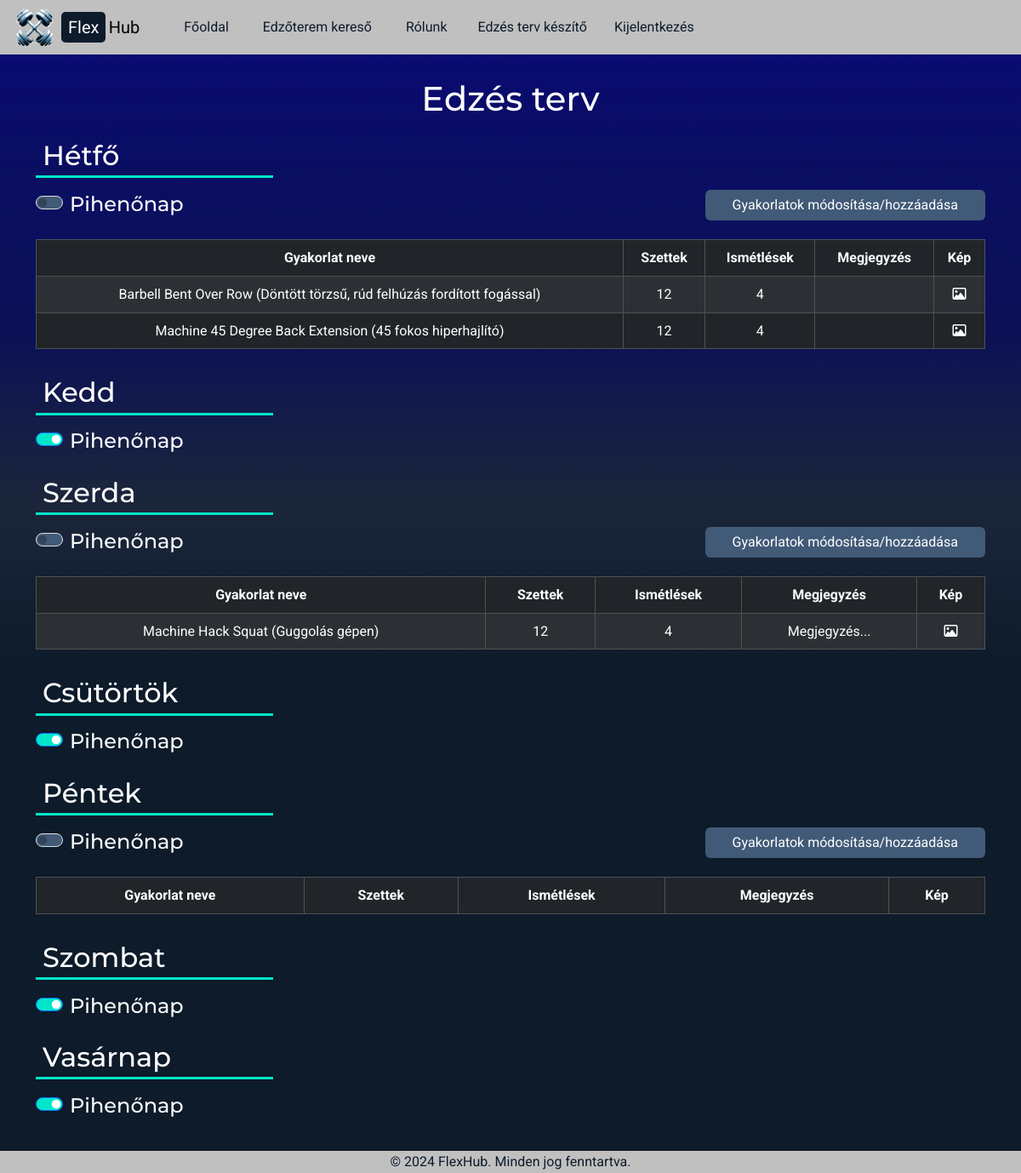
The app's page /premium-pump/ (signed in) with its own data.
### SweatCircus/models.py (models this page shows, shortened)
class Days(models.Model):
   name = models.CharField(max_length=250)
   class Meta:
      verbose_name_plural = 'Napok'

class WorkoutPlans(models.Model):
   userName = models.ForeignKey(User, on_delete=models.CASCADE)
   day = models.ForeignKey(Days, on_delete=models.CASCADE)
   muscleGroupName = models.ForeignKey(MuscleGroups, on_delete=models.CASCADE)
   exerciseName = models.ForeignKey(Exercises, on_delete=models.CASCADE)
   series = models.CharField(max_length=250)
   reps = models.CharField(max_length=250)
   comment = models.TextField(default="")
   class Meta:
      verbose_name_plural = 'Edzés tervek'

class Exercises(models.Model):
   name = models.CharField(max_length=250)
   muscle_group = models.ForeignKey(MuscleGroups, on_delete=models.CASCADE)
   image = models.ImageField(default="", blank=True)
   video = models.URLField()
   class Meta:
      verbose_name_plural = 'Gyakorlatok'
   def __str__(self):
      template = '{0.name}'
      return template.format(self)

### SweatCircus/views.py (the view)
# urls.py: path('premium-pump/', PremiumPump, name="PremiumPump"),
def PremiumPump(request):
   days = Days.objects.all()
   workoutPlans = WorkoutPlans.objects.all()
   restDays = [restDay.day.name for restDay in IsRestDay.objects.filter(userName=User.objects.get(username=request.user.username))]
   return render(request, "premiumPump.html", {"days": days, "workoutPlans": workoutPlans, "restDays": restDays})

### frontend/templates/premiumPump.html (shortened to what this page needs)
{% extends 'base.html' %}
{% load static %}
{% block css %}
   <link rel="stylesheet" href="{% static 'css/premiumPump.css' %}" />
{% endblock css%}
{% block content %}
   <div id="container">
      {% include 'navbar.html' %}
      <div class="container">
         <h1 class="text-center">Edzés terv</h1>
         <div id="week">
            {% for day in days %}
               <div class="days" id="{{ day.name }}">
                  <h2 class="my-3 ps-2 pb-1 w-25">{{ day.name }}</h2>
                  <form action="{% url 'CreateWorkoutPlan' %}" method="GET" id="workout-plan-modify-form">
                     <div class="form-check form-switch">
                        {% if day.name in restDays %}
                           <input type="checkbox" class="form-check-input is-rest-day" name="is-rest-day" value="{{ day.name }}" checked>
                        {% else %}
                           <input type="checkbox" class="form-check-input is-rest-day" name="is-rest-day" value="{{ day.name }}">
                        {% endif %}
                        <h4>
                           <label class="form-check-label" for="is-rest-day">Pihenőnap</label>
                        </h4>
                     </div>
                     <button type="submit" id="btn-{{ day.name }}" class="btn btn-primary mb-2 ms-3">Gyakorlatok módosítása/hozzáadása</button>
                  </form>
                  <table id="table-{{ day.name }}" class="table table-striped table-hover table-bordered table-dark text-center my-3">
                     <thead>
                        <tr>
                           <th>Gyakorlat neve</th>
                           <th>Szettek</th>
                           <th>Ismétlések</th>
                           <th>Megjegyzés</th>
                           <th>Kép</th>
                        </tr>
                     </thead>
                     <tbody>
                        {% for workoutPlan in workoutPlans %}
                           {% if workoutPlan.day == day and workoutPlan.userName == user %}
                              <tr id="{{ workoutPlan.id }}">
                                 <td>{{ workoutPlan.exerciseName }}</td>
                                 <td>{{ workoutPlan.series }}</td>
                                 <td>{{ workoutPlan.reps }}</td>
                                 <td>{{ workoutPlan.comment }}</td>
                                 <td>
                                    <div class="exercise-image">
                                       <i class="fa-regular fa-image"></i>
                                    </div>
                                 </td>
                              </tr>
                           {% endif %}
                        {% endfor %}
                     </tbody>
                  </table>
               </div>
            {% endfor %}
         </div>
      </div>
      {% include "footer.html" %}
   </div>
{% endblock content %}

### frontend/static/css/base.css (style rules this page uses)
:root { --primary-bg: #0d1b2a; --secondary-bg: #1b263b; --accent: #415a77; --primary-text: #ffffff; --secondary-text: #c0c0c0; --highlight: #00e7c9; }
* { box-sizing: border-box; margin: 0; padding: 0; }
body { height: 100vh; background-color: var(--primary-bg); color: var(--primary-text); font-family: "Roboto", sans-serif; line-height: 1.6; }
h1, h2, h3, h4 { font-family: "Montserrat", sans-serif; word-break: keep-all; }
#container { height: calc(100% - 1rem); background: linear-gradient(180deg, rgba(9,9,121,1) 0%, rgba(10,14,98,1) 25%, rgba(11,17,86,1) 50%, rgba(27,38,59,1) 75%, rgba(13,27,42,1) 100%); }

### frontend/static/css/premiumPump.css (style rules this page uses)
#container { display: flex; flex-direction: column; gap: 1.75rem; }
#week { display: flex; flex-direction: column; flex-wrap: wrap; }
.days { display: flex; flex-direction: column; }
.days h2 { border-bottom: 3px solid #00e7c9; }
.form-check-input { background-color: #415a77; }
.form-check-input:checked { background-color: #00e7c9; }
#workout-plan-modify-form { height: 2.5rem; display: flex; flex-direction: row; justify-content: space-between; align-items: center; }
#workout-plan-modify-form .btn { width: fit-content; padding-left: 2rem; padding-right: 2rem; background-color: #415a77; border: none; transition: all 0.3s ease; }
.exercise-image { position: relative; display: inline-block; }

### records on screen
Days: name "Hétfő"
WorkoutPlans: exerciseName "Barbell Bent Over Row (Döntött törzsű, rúd felhúzás fordított fogással)", series "12", reps "4"
WorkoutPlans: exerciseName "Machine 45 Degree Back Extension (45 fokos hiperhajlító)", series "12", reps "4"
Days: name "Kedd"
Days: name "Szerda"
WorkoutPlans: exerciseName "Machine Hack Squat (Guggolás gépen)", series "12", reps "4", comment "Megjegyzés..."
Days: name "Csütörtök"
Days: name "Péntek"
Days: name "Szombat"
Days: name "Vasárnap"
